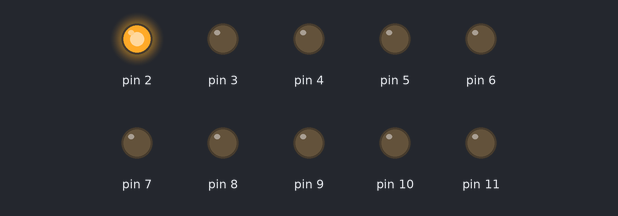
Recording of a sketch running on a simulated Arduino Uno, built with avr-gcc and run on an emulated ATmega328P. Parts: output pins drawn as LEDs (lit = HIGH).

Above: at 0.05 s.
At 0.75 s:
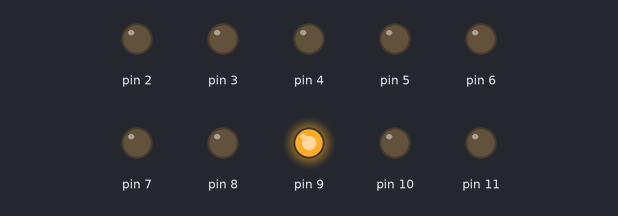
At 1.55 s:
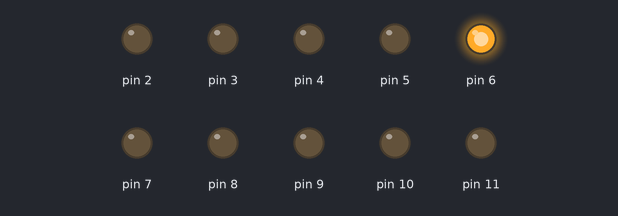
At 2.25 s:
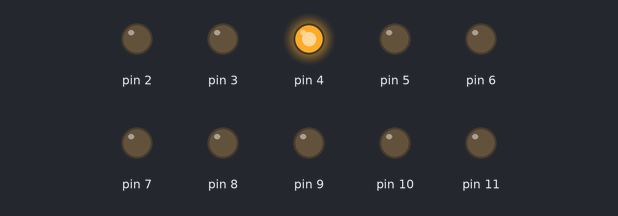
At 3.0 s:
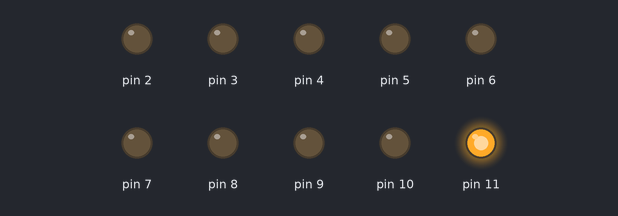
At 4.55 s:
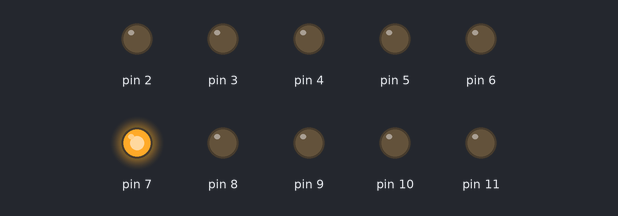
Timing chart, 0 to 4.8 s (numbered marks = the images above):
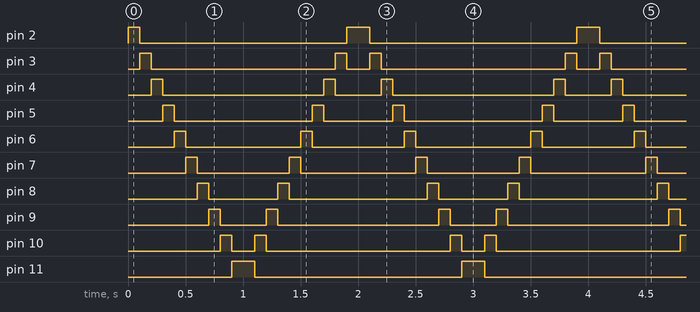

The sketch:

Practica3parte2.ino
```cpp
/*
   Fundacion Kinal
   Centro educativo tecnico laboral Kinal
   Quinto perito
   Quinto electronica
   Codigo Tecnico: EB5AV
   Curso: Taller de electronica digital y reparacion de computadoras I
   Proyecto: SECUENCIA DE LUCES AUTOMATICAS
   alumno: Christian Solorzano
   Fecha: 19 de abril
*/


void setup() {

 pinMode(2,OUTPUT);
 pinMode(3,OUTPUT);
 pinMode(4,OUTPUT);
 pinMode(5,OUTPUT);
 pinMode(6,OUTPUT);
 pinMode(7,OUTPUT);
 pinMode(8,OUTPUT);
 pinMode(9,OUTPUT);
 pinMode(10,OUTPUT);
 pinMode(11,OUTPUT);

}

void loop() {

  for(int i=2;i<=11;i++){
  digitalWrite(i, HIGH);
  delay(100);
  digitalWrite(i, LOW);

  }
  for(int i=11;i>=2;i--){
  digitalWrite(i, HIGH);
  delay(100);
  digitalWrite(i, LOW);
  }
  }
```

Measured:
- by itself, pin 2: repeats every 2.0 s: LOW 1.8 s, HIGH 0.20 s
- by itself, pin 3: repeats every 2.0 s: LOW 1.6 s, HIGH 0.10 s, LOW 0.20 s, HIGH 0.10 s
- by itself, pin 4: repeats every 2.0 s: LOW 1.4 s, HIGH 0.10 s, LOW 0.40 s, HIGH 0.10 s
- by itself, pin 5: repeats every 2.0 s: LOW 1.2 s, HIGH 0.10 s, LOW 0.60 s, HIGH 0.10 s
- by itself, pin 6: repeats every 2.0 s: LOW 1.0 s, HIGH 0.10 s, LOW 0.80 s, HIGH 0.10 s
- by itself, pin 7: repeats every 2.0 s: LOW 0.80 s, HIGH 0.10 s, LOW 1.0 s, HIGH 0.10 s
- by itself, pin 8: repeats every 2.0 s: LOW 0.60 s, HIGH 0.10 s, LOW 1.2 s, HIGH 0.10 s
- by itself, pin 9: repeats every 2.0 s: LOW 0.40 s, HIGH 0.10 s, LOW 1.4 s, HIGH 0.10 s
